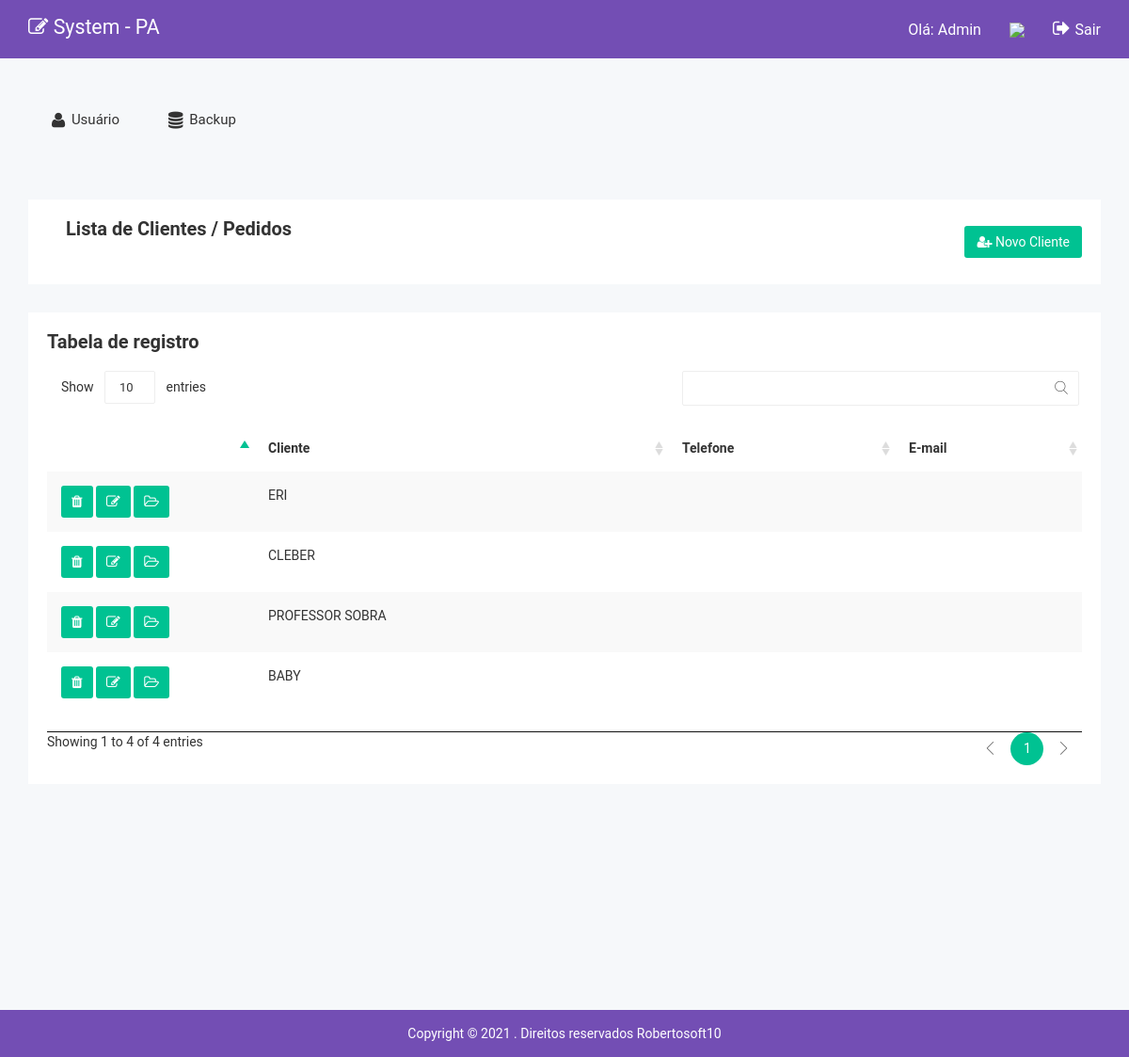
/View/view-cliente-pedido.php (signed in), run on the app's committed database.
### tables this page shows
CREATE TABLE `tb_clients` (
  `clientId` int(11) NOT NULL AUTO_INCREMENT,
  `clientname` varchar(255) DEFAULT NULL,
  `clientfone` varchar(30) DEFAULT NULL,
  `clientlocal` varchar(900) DEFAULT NULL,
  `clientemail` varchar(255) DEFAULT NULL,
  PRIMARY KEY (`clientId`)
);

### View/view-cliente-pedido.php (called while the page is built)
<?php
 include '../resources/includs/header.php';
 include '../resources/includs/pageClientePedido.php';
 include '../resources/includs/footer.php';
 ?>

### App/client.Dao.php (called while the page is built, shortened)
<?php
require_once 'connectionDb.class.php';
class clientDao{
    public function __construct() {
		$conexao = new Conexao();
		$this->exec = $conexao->getConnection();
	}
    public function clientList(){
        $sql = "SELECT * FROM tb_clients";
		try {
			$objt = $this->exec->prepare($sql);
			$objt->execute();
            return $objt;
		}catch(PDOException $e) {
			echo "Erro: " .$e->getMessage();
		}
    }
}
?>

### App/connectionDb.class.php (called while the page is built, shortened)
<?php
class Conexao {
	public $dbType = "mysql";
	public $host = "localhost";
	public $user = "root";
	public $pass = "";
	public $db = "db_ped_arte";
	public function getConnection() {
		try {
			$this->conexao = new PDO($this->dbType . ":host=" . $this->host . ";dbname=" . $this->db, $this->user, $this->pass,
                array(PDO::MYSQL_ATTR_INIT_COMMAND => "SET NAMES utf8"));
			return $this->conexao;
		}catch (PDOException $e){
			 echo "Erro: " . $e->getMessage();
		}
	}
}
?>

### resources/includs/pageClientePedido.php (the view, shortened to what this page needs)
<?php
 require_once '../App/client.Dao.php';
$clientDao = new ClientDAO();
$objt = $clientDao->clientList();
?>
    <div class="header-top-area" id="barra-topo">
        <div class="container">
            <div class="row">
                <div class="col-lg-4 col-md-4 col-sm-12 col-xs-12">
                    <div class="logo-area">
                        <a href="">
                            <small id="logo-pagina"><i class="fa fa-edit"></i> System - PA</small>
                        </a>
                    </div>
                </div>
                <div class="col-lg-8 col-md-8 col-sm-12 col-xs-12">
                    <div class="header-top-menu">
                        <ul class="nav navbar-nav notika-top-nav">
                            <li class="nav-item nc-al">
                                <a href="" class="nav-link dropdown-toggle"> <small  id="btn-sair"> Olá: <?= $_SESSION['username'];?></small></a>
                                <div role="menu" class="dropdown-menu message-dd notification-dd animated zoomIn">
                                <li class="nav-item"><a href="" data-toggle="modal" data-target="#myModalEditarImagem<?= $_SESSION['useId'];?>" class="nav-link dropdown-toggle">
                                <span><img  id="image-user" src="<?= "../resources/fotos/".$_SESSION['userimage'];?>"></a>
                            </li>
                            <li class="nav-item">
                            <a href="../Backup/arquivodb.php"
                             class="nav-link dropdown-toggle"><span>
                                 <i class="fa fa-sign-out"></i></span> <small  id="btn-sair">Sair</small></a>
                            </li>
                        </ul>
                    </div>
                </div>
            </div>
        </div>
    </div>
    <div class="main-menu-area mg-tb-40">
        <div class="container">
            <div class="row">
                <div class="col-lg-12 col-md-12 col-sm-12 col-xs-12">
                <ul class="nav nav-tabs notika-menu-wrap menu-it-icon-pro">
                        <li  id="link-pagina">
                            <a   href="view-usuario.php">
                                <i class="fa fa-user"></i> Usuário</a>
                        </li>
                        <li  id="link-pagina">
                            <a  href="../Backup/arquivodb.php">
                            <i class="fa fa-database"></i> Backup</a>
                        </li>
                     </ul>
                </div>
            </div>
        </div>
    </div>
    <br>
    <div class="breadcomb-area">
		<div class="container">
			<div class="row">
				<div class="col-lg-12 col-md-12 col-sm-12 col-xs-12">
					<div class="breadcomb-list">
						<div class="row">
							<div class="col-lg-6 col-md-6 col-sm-6 col-xs-12">
								<div class="breadcomb-wp">
									<div class="breadcomb-ctn">
										<h2>Lista de Clientes / Pedidos</h2>
									</div>
								</div>
							</div>
							<div class="col-lg-6 col-md-6 col-sm-6 col-xs-3">
								<div class="breadcomb-report">
                                    <a href="view-novo-cliente.php">
									<button class="btn"><i class="fa fa-user-plus"></i> Novo Cliente</button></a>
								</div>
							</div>
						</div>
					</div>
				</div>
			</div>
		</div>
	</div>
     <div class="data-table-area">
        <div class="container">
            <div class="row">
                <div class="col-lg-12 col-md-12 col-sm-12 col-xs-12">
                    <div class="data-table-list">
                        <div class="basic-tb-hd">
                            <h2>Tabela de registro</h2>
                            </div>
                        <div class="table-responsive">
                            <table id="data-table-basic" class="table table-striped">
                                <thead>
                                    <tr>
                                        <th></th>
                                        <th>Cliente</th>
                                        <th>Telefone</th>
                                        <th>E-mail</th>
                                    </tr>
                                </thead>
                                <tbody>
                                    <?php while($rows = $objt->fetch(PDO::FETCH_OBJ)){?>
                                    <tr>
                                        <td id="btn-acao-page">
                                        <button class="btn btn-sm" id="btn-acao-cor" data-toggle="modal" data-target="#myModalDelete"> <i class="fa fa-trash"></i></button>
                                    <a href="view-novo-cliente.php?param=<?= $rows->clientId;?>">
                                        <button class="btn btn-sm" id="btn-acao-cor"> <i class="fa fa-edit"></i></button>
                                        <a href="view-detalhe-cliente.php?param=<?= $rows->clientId;?>">
                                        <button class="btn btn-sm" id="btn-acao-cor"> <i class="fa fa-folder-open-o"></i></button></a>
                                        </td>
                                        <td><?= $rows->clientname;?></td>
                                        <td><?= $rows->clientfone;?></td>
                                        <td><?= $rows->clientemail;?></td>
                                    </tr>
                                    <?php } ?>
                            </table>
                        </div>
                    </div>
                </div>
            </div>
        </div>
    </div>

### resources/css/main.css (style rules this page uses)
html { color: #222; font-size: 1em; line-height: 1.4; }
audio, canvas, iframe, img, svg, video { vertical-align: middle; }

### data on the page
tb_clients: clientname "ERI"
tb_clients: clientname "CLEBER"
tb_clients: clientname "PROFESSOR SOBRA"
tb_clients: clientname "BABY"

### other printed values
$_SESSION['username'] "Admin"
